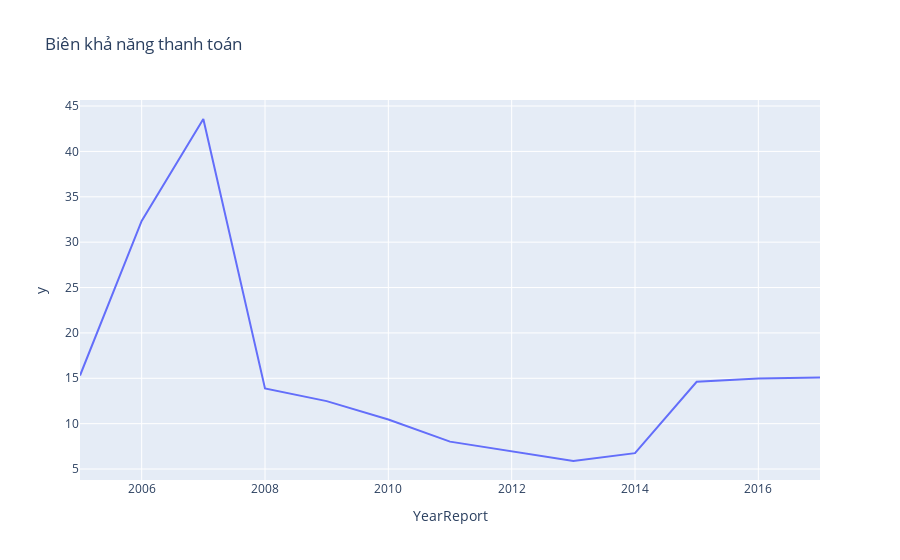

Notebook source saved alongside this figure:
### Code cell
import plotly.express as px


fig = px.line(df, x=df.index, y=df.values, title='Biên khả năng thanh toán')
# fig.update_yaxes(tickformat=".2%") 
fig.show()

### Figure 1 — Plotly figure (JSON) as saved in the notebook; plotly's stock layout.template omitted (floating-point values rounded to 4 significant figures)
{"data": [{"hovertemplate": "YearReport=%{x}<br>y=%{y}<extra></extra>", "legendgroup": "", "line": {"color": "#636efa", "dash": "solid"}, "marker": {"symbol": "circle"}, "mode": "lines", "name": "", "orientation": "v", "showlegend": false, "type": "scatter", "x": [2017, 2016, 2015, 2014, 2013, 2012, 2011, 2010, 2009, 2008, 2007, 2006, 2005], "xaxis": "x", "y": [15.07, 14.99, 14.62, 6.754, 5.886, 6.991, 8.022, 10.46, 12.48, 13.87, 43.57, 32.33, 15.3], "yaxis": "y"}], "layout": {"legend": {"tracegroupgap": 0}, "title": {"text": "Biên khả năng thanh toán"}, "xaxis": {"anchor": "y", "domain": [0, 1], "title": {"text": "YearReport"}}, "yaxis": {"anchor": "x", "domain": [0, 1], "title": {"text": "y"}}}}
